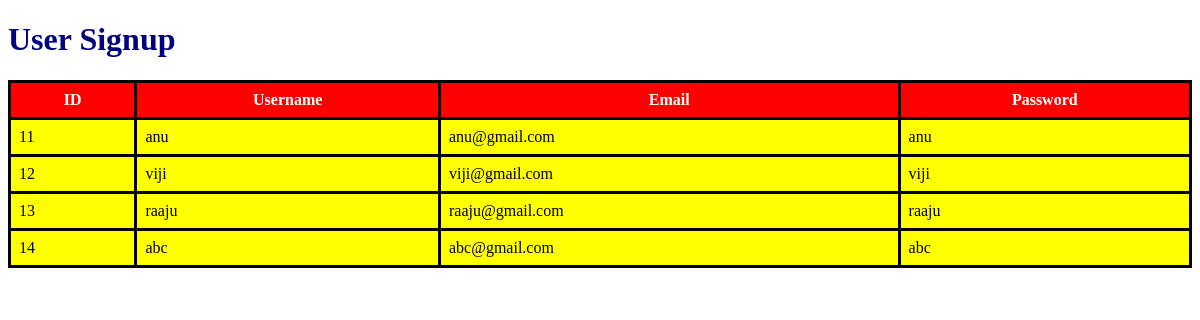
Screenshot of /user_list/ with the database file from the repository.
### app/models.py (models this page shows)
class usersignup(models.Model):
    username = models.CharField(max_length=50)
    email = models.CharField(max_length=50)
    password = models.CharField(max_length=50)

### app/views.py (the view)
# urls.py: path('user_list/',views.user_list,name='user_list'),
def user_list(request):
    users = usersignup.objects.all()
    context = {'users': users}
    return render(request, 'user_list.html', context)

### templates/user_list.html (shortened to what this page needs)
<!DOCTYPE html>
<html>
<head>
</head>
<body>
    <h1 style="color: #000080;">User Signup</h1>
    <table>
        <tr>
            <th>ID</th>
            <th>Username</th>
            <th>Email</th>
            <th>Password</th>
        </tr>
        {% for user in users %}
        <tr>
            <td>{{ user.id }}</td>
            <td>{{ user.username }}</td>
            <td>{{ user.email }}</td>
            <td>{{ user.password }}</td>
        </tr>
        {% endfor %}
    </table>
</body>
</html>

### templates/user_list.html (style rules this page uses)
table { width: 100%; border-collapse: collapse; }
table, th, td { border: 3px solid black; padding: 8px; }
th { background-color: #FF0000; color: white; }
tr:first-child { background-color: ; color: white; }
tr:not(:first-child) { background-color: yellow; color: black; }

### rows the page displays
usersignup: id "11", username "anu", email "anu@gmail.com", password "anu"
usersignup: id "12", username "viji", email "viji@gmail.com", password "viji"
usersignup: id "13", username "raaju", email "raaju@gmail.com", password "raaju"
usersignup: id "14", username "abc", email "abc@gmail.com", password "abc"
